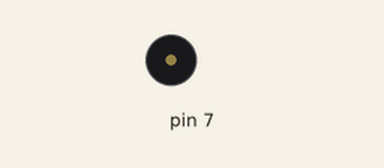
Simulated run of this sketch. Board: Arduino Uno, built with avr-gcc and run on an emulated ATmega328P. On the bench: buzzer (waves = sounding).

Above: at 0.3 s.
Timing chart, 0 to 3.0 s (numbered marks = the images above):
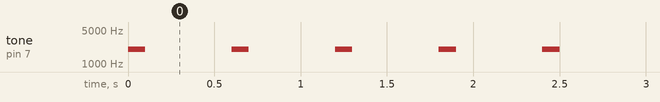

The sketch:

speaker.ino
```cpp
void setup() {
  // put your setup code here, to run once:
 pinMode(7,OUTPUT);
}

void loop() {
  // put your main code here, to run repeatedly:
tone(7,2000);
delay(100);
noTone(7);
delay(500);
}
```

Measured:
- by itself, tone on pin 7: alternates 2000 Hz for 0.10 s and silent for 0.50 s
